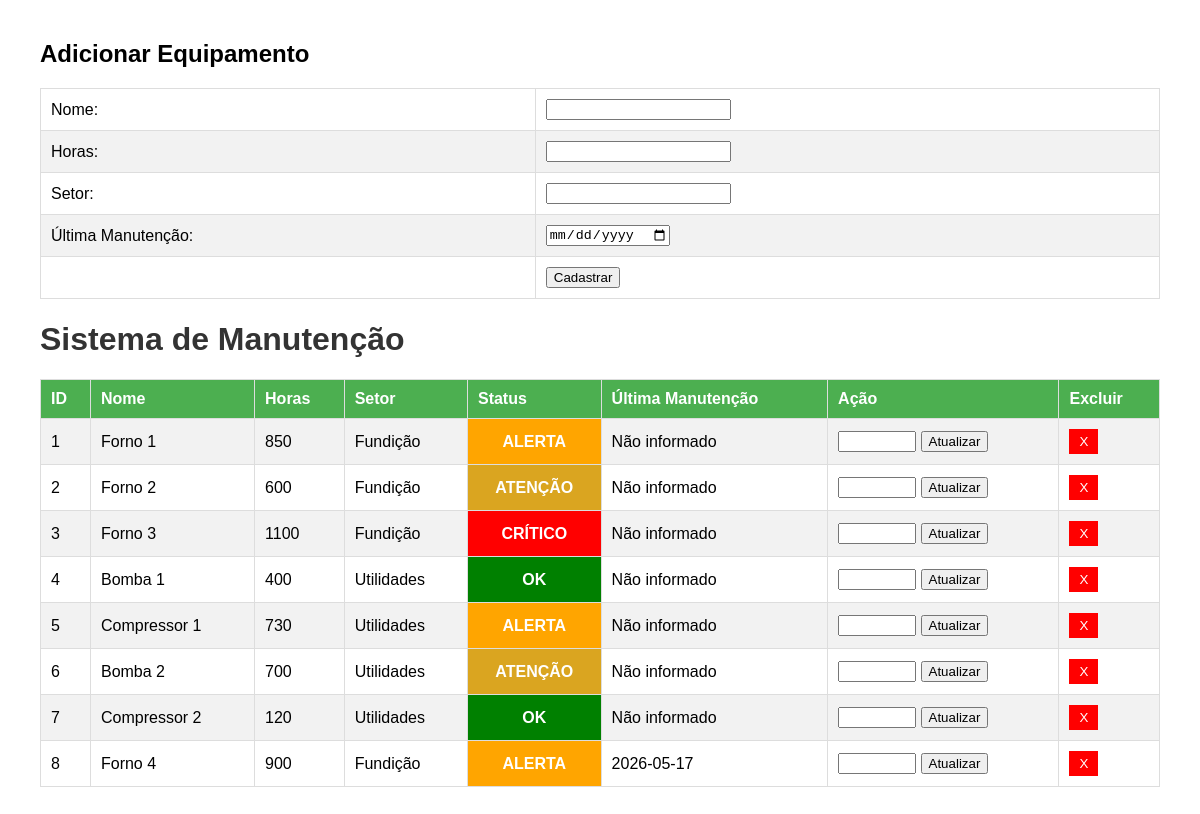
The page / on the database its author committed.
### tables this page shows
CREATE TABLE equipamentos (
        id INTEGER PRIMARY KEY AUTOINCREMENT,
        nome TEXT,
        horas INTEGER,
        setor TEXT,
        status TEXT
    , ultima_manutencao TEXT);

### app.py (the view)
@app.route("/")
def home():
    equipamentos = get_equipamentos()
    return render_template("index.html", equipamentos=equipamentos)

### app.py (called while the page is built)
def get_equipamentos():
    conn = sqlite3.connect("manutencao.db")
    conn.row_factory = sqlite3.Row
    cursor = conn.cursor()
    cursor.execute("SELECT * FROM equipamentos")
    equipamentos = cursor.fetchall()
    conn.close()
    return equipamentos

### templates/index.html (shortened to what this page needs)
<!DOCTYPE html>
<html lang="pt-br">
<head>
</head>
<h2 style="margin-top: 40px;">Adicionar Equipamento</h2>
    <form action="/adicionar" method="POST">
        <table>
            <tr>
                <td>Nome:</td>
                <td><input type="text" name="nome" required></td>
            </tr>
            <tr>
                <td>Horas:</td>
                <td><input type="number" name="horas" required></td>
            </tr>
            <tr>
                <td>Setor:</td>
                <td><input type="text" name="setor" required></td>
            </tr>
            <tr>
                <td>Última Manutenção:</td>
                <td><input type="date" name="ultima_manutencao"></td>
            </tr>
            <tr>
                <td></td>
                <td><button type="submit">Cadastrar</button></td>
            </tr>
        </table>
    </form>
<body>
    <h1>Sistema de Manutenção</h1>
    <table>
        <tr>
            <th>ID</th>
            <th>Nome</th>
            <th>Horas</th>
            <th>Setor</th>
            <th>Status</th>
	    <th>Última Manutenção</th>
            <th>Ação</th>
	    <th>Excluir</th>
        </tr>
        {% for equipamento in equipamentos %}
        <tr>
            <td>{{ equipamento.id }}</td>
            <td>{{ equipamento.nome }}</td>
            <td>{{ equipamento.horas }}</td>
            <td>{{ equipamento.setor }}</td>
            <td style="
                color: white;
                background-color:
                {% if equipamento.status == 'CRÍTICO' %} red
                {% elif equipamento.status == 'ALERTA' %} orange
                {% elif equipamento.status == 'ATENÇÃO' %} goldenrod
                {% else %} green
                {% endif %};
                font-weight: bold;
                text-align: center;">
                {{ equipamento.status }}
	    <td>{{ equipamento.ultima_manutencao or "Não informado" }}</td>
            </td>
	    <td>
                <form action="/atualizar" method="POST">
                    <input type="number" name="horas" style="width: 70px;" required>
                    <button type="submit">Atualizar</button>
                </form>
            </td>
	    <td>
    		<form action="/excluir" method="POST">
        	    <button type="submit" style="background-color: red; color: white; border: none; padding: 5px 10px; cursor: pointer;">X</button>
    		</form>
	    	</td>
        </tr>
        {% endfor %}
    </table>
</body>
</html>

### templates/index.html (style rules this page uses)
body { font-family: Arial, sans-serif; margin: 40px; }
h1 { color: #333; }
table { border-collapse: collapse; width: 100%; margin-top: 20px; }
th, td { border: 1px solid #ddd; padding: 10px; text-align: left; }
th { background-color: #4CAF50; color: white; }
tr:nth-child(even) { background-color: #f2f2f2; }

### rows shown on the page
equipamentos: id "1", nome "Forno 1", horas "850", setor "Fundição", status "ALERTA", ultima_manutencao "Não informado"
equipamentos: id "2", nome "Forno 2", horas "600", setor "Fundição", status "ATENÇÃO", ultima_manutencao "Não informado"
equipamentos: id "3", nome "Forno 3", horas "1100", setor "Fundição", status "CRÍTICO", ultima_manutencao "Não informado"
equipamentos: id "4", nome "Bomba 1", horas "400", setor "Utilidades", status "OK", ultima_manutencao "Não informado"
equipamentos: id "5", nome "Compressor 1", horas "730", setor "Utilidades", status "ALERTA", ultima_manutencao "Não informado"
equipamentos: id "6", nome "Bomba 2", horas "700", setor "Utilidades", status "ATENÇÃO", ultima_manutencao "Não informado"
equipamentos: id "7", nome "Compressor 2", horas "120", setor "Utilidades", status "OK", ultima_manutencao "Não informado"
equipamentos: id "8", nome "Forno 4", horas "900", setor "Fundição", status "ALERTA", ultima_manutencao "2026-05-17"
